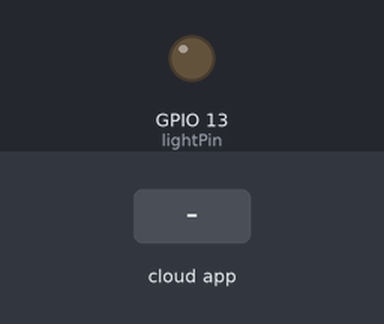
This sketch was run on a simulated ESP8266 (NodeMCU). Shown: output pins drawn as LEDs (lit = HIGH). The inputs (shaded band) are chosen by the test bench. WiFi joins after 1.5 s; servers stay silent unless stated; what the sketch prints to the serial monitor is not drawn.

Above: at 2.7 s.
2.8 s: the phone or cloud app sets Room.Light to 255
At 3.8 s:
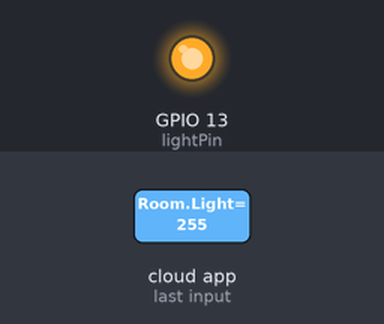
4.3 s: the phone or cloud app sets Room.Light to 0
At 4.9 s:
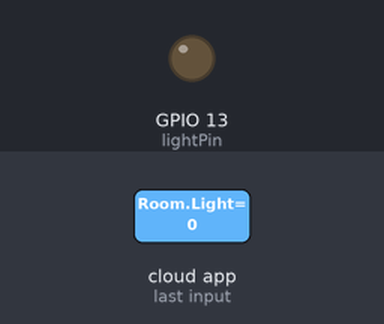
Timing chart, 0 to 7.3 s (numbered marks = the images above; inputs shaded):
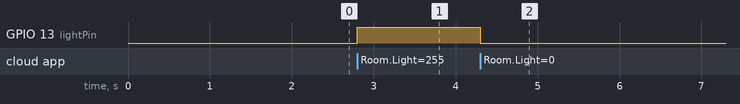

The sketch:

alexaRoomLight.ino
```cpp
#ifdef ARDUINO_ARCH_ESP32
#include <WiFi.h>
#else
#include <ESP8266WiFi.h>
#endif
#include <Espalexa.h>

#define lightPin 13

boolean connectWifi();
void firstLightChanged(uint8_t brightness);

const char* ssid = "WIFI_NAME";
const char* password = "WIFI_PASSWORD";

String Device1 = "Room Light";
boolean wifiConnected = false;

Espalexa espalexa;

void setup() {
  // put your setup code here, to run once:
  Serial.begin(115200);

  pinMode(lightPin, OUTPUT);

  wifiConnected = connectWifi();

  if(wifiConnected){
    espalexa.addDevice(Device1, firstLightChanged);

    espalexa.begin();
  }
  else{
    while(1){
      Serial.println("Cannot connect to Wifi. Please check data and reset the ESP.");
      delay(2500);
    }
  }
}

void loop() {
  // put your main code here, to run repeatedly:
  espalexa.loop();
  delay(1);
}

void firstLightChanged(uint8_t brightness){
  if(brightness == 255){
    digitalWrite(lightPin, HIGH);
    Serial.println("lightPin ON");
  }
  else{
    digitalWrite(lightPin, LOW);
    Serial.println("lightPin OFF");
  }
}

boolean connectWifi(){
  boolean state = true;
  int i = 0;

  WiFi.mode(WIFI_STA);
  WiFi.begin(ssid, password);
  Serial.println("");
  Serial.println("Connecting to Wifi");

  Serial.print("Connecting....");
  while(WiFi.status() != WL_CONNECTED){
    delay(500);
    Serial.print(".");
    if(i > 20){
      state = false; break;
    }
    i++;
  }
  Serial.println("");
  if(state){
    Serial.print("Connected: ");
    Serial.println(ssid);
    Serial.print("IP Address: ");
    Serial.println(WiFi.localIP());
  }
  else{
    Serial.println("Connection Failed.");
  }
  return state;
}
```

Measured:
- after the input at 2.8 s, GPIO 13 (lightPin): LOW → HIGH at once
- after the input at 4.3 s, GPIO 13 (lightPin): HIGH → LOW at once
